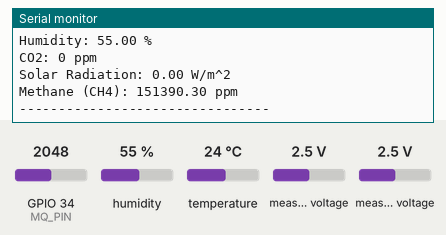
This sketch was run on a simulated ESP32. On the bench: the last lines printed to the serial monitor. Inputs (shaded band) come from the test bench; at power-on: humidity 55 %, measured voltage 2.5 V, GPIO 34 (MQ_PIN) = 2048, temperature 24 °C.

Above: at 1.3 s.
1.4 s: humidity set to 22 %
2.9 s: measured voltage (sensor 201) set to 0.1 V
4.4 s: GPIO 34 (MQ_PIN) set to 2866
At 5.8 s:
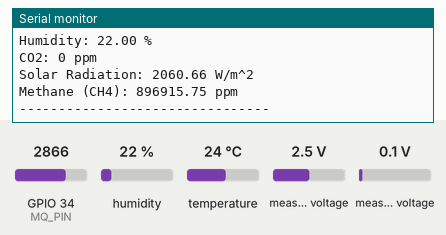
5.9 s: temperature set to 12 °C
7.4 s: GPIO 34 (MQ_PIN) set to 3972
8.9 s: humidity set to 40 %
At 11.2 s:
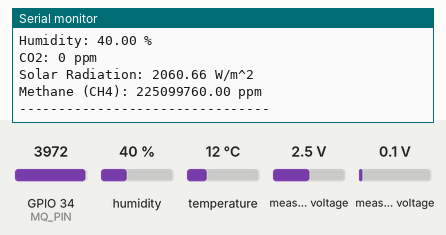

Measured:
- after the input at 4.4 s, the serial monitor: prints a new line after 1.1 s (image 1)
- after the input at 8.9 s, the serial monitor: prints a new line after 1.9 s (image 2)

The sketch:

environment_sensors.ino
```cpp
// =================================================================================
// LIBRARIES
// =================================================================================
#include <Wire.h>
#include <HardwareSerial.h>
#include "Adafruit_SHT31.h"
#include <Adafruit_ADS1X15.h>
#include <WiFi.h>

// =================================================================================
// SENSOR CONFIGURATION AND PINS
// =================================================================================

// MH-Z19C CO2 Sensor -------------------------------------------------------------
#define RXD2 16  // MH-Z19C TX -> ESP32 RX
#define TXD2 17  // MH-Z19C RX <- ESP32 TX
HardwareSerial mhz19(2); // Use UART2
byte readCO2[] = { 0xFF, 0x01, 0x86, 0x00, 0x00, 0x00, 0x00, 0x00, 0x79 };
byte autoCalibOff[] = { 0xFF, 0x01, 0x79, 0x00, 0x00, 0x00, 0x00, 0x00, 0x86 };

// SHT3x Temperature & Humidity Sensor -------------------------------------------
Adafruit_SHT31 sht3x = Adafruit_SHT31();

// Pyranometer (ADS1115) -----------------------------------------------------------
Adafruit_ADS1115 ads;
const float PYRANOMETER_CALIBRATION_FACTOR = 75.7; // µV per W/m²

// MQ-4 Methane (CH4) Sensor ------------------------------------------------------
#define MQ_PIN 34 // Analog pin for MQ sensor
#define RL_VALUE 5.0  // Load resistor value in kOhms for your MQ sensor module

// IMPORTANT: YOU MUST CALIBRATE THIS VALUE FOR YOUR SENSOR IN CLEAN AIR
#define RO_IN_CLEAN_AIR 26.0 // Base resistance of the sensor in clean air (kOhms).

// These values represent points on the CH4 sensitivity curve from the MQ-4 datasheet
// The curve is on a log-log scale. We use two points to calculate the line equation.
// Point 1: (200 ppm, Rs/Ro = 4.5)
const float CH4_LOG_POINT1_X = log10(200);
const float CH4_LOG_POINT1_Y = log10(4.5);
// Point 2: (10000 ppm, Rs/Ro = 0.7)
const float CH4_LOG_POINT2_X = log10(10000);
const float CH4_LOG_POINT2_Y = log10(0.7);

// Calculate the slope (m) and y-intercept (c) for the log-log line equation: y = mx + c
const float LOG_SLOPE = (CH4_LOG_POINT2_Y - CH4_LOG_POINT1_Y) / (CH4_LOG_POINT2_X - CH4_LOG_POINT1_X);
const float LOG_INTERCEPT = CH4_LOG_POINT1_Y - LOG_SLOPE * CH4_LOG_POINT1_X;


// =================================================================================
// WIFI AND WEB SERVER CONFIGURATION
// =================================================================================
const char* ssid = "Environment_Sensors";
const char* password = "password123";
WiFiServer server(80); // Web server will be on port 80

// Global structure to hold the latest sensor data
struct SensorData {
  float temperature;
  float humidity;
  float co2;
  float solar_radiation;
  float ch4_ppm;
} latestData;

// =================================================================================
// SENSOR READING FUNCTIONS
// =================================================================================

// --- Read CO2 from MH-Z19C ---
float readMHZ19C() {
  // Flush any old bytes from the UART buffer
  while (mhz19.available()) {
    mhz19.read();
  }

  int co2 = 0;
  // Send the command to read CO2 value
  mhz19.write(readCO2, 9);
  delay(100);

  if (mhz19.available()) {
    byte response[9];
    mhz19.readBytes(response, 9);
    // Check for valid response header
    if (response[0] == 0xFF && response[1] == 0x86) {
      co2 = response[2] * 256 + response[3];
    }
  }
  return (float)co2;
}

// --- Read Solar Radiation from Pyranometer ---
float readPyranometer() {
  int16_t adc0 = ads.readADC_Differential_0_1();
  // Convert ADC counts to voltage (7.8125 µV per bit for ±0.256V gain)
  float volts = adc0 * 0.0000078125;
  // Convert voltage (in Volts) to microvolts (µV) and then to W/m²
  float radiation = (volts * 1e6) / PYRANOMETER_CALIBRATION_FACTOR;
  return (radiation < 0) ? 0 : radiation;
}

// --- Calculate MQ-4 Sensor Resistance (Rs) ---
float getMQSensorResistance() {
  int adc_value = 0;
  // Take an average of 10 readings for stability
  for (int i = 0; i < 10; i++) {
      adc_value += analogRead(MQ_PIN);
      delay(5);
  }
  adc_value = adc_value / 10;

  // Convert the analog value to voltage
  float voltage = adc_value * (3.3 / 4095.0);

  // Calculate sensor resistance (Rs) using the voltage divider formula
  // Handle division by zero edge case
  if (voltage == 0) return 0;
  float Rs = (3.3 * RL_VALUE / voltage) - RL_VALUE;

  Serial.print("Sensor Resistance (Rs): ");
  Serial.println(Rs);

  return Rs;
}

// --- Calculate Methane (CH4) Concentration in PPM ---
float readCH4_ppm() {
  float Rs = getMQSensorResistance();
  if (Rs == 0) return 0;

  float Rs_Ro_ratio = Rs / RO_IN_CLEAN_AIR;

  // Calculate ppm using the log-log line equation derived from the datasheet
  // log10(ppm) = (log10(Rs/Ro) - c) / m
  float log_ppm = (log10(Rs_Ro_ratio) - LOG_INTERCEPT) / LOG_SLOPE;

  // Return the anti-log to get the ppm value
  return pow(10, log_ppm);
}

// --- Main function to update all sensor readings ---
void updateAllSensors() {
  latestData.temperature = sht3x.readTemperature();
  latestData.humidity = sht3x.readHumidity();
  latestData.co2 = readMHZ19C();
  latestData.solar_radiation = readPyranometer();
  latestData.ch4_ppm = readCH4_ppm();

  // Handle potential NaN (Not a Number) readings from the SHT sensor
  latestData.temperature = isnan(latestData.temperature) ? -99.9 : latestData.temperature;
  latestData.humidity = isnan(latestData.humidity) ? -99.9 : latestData.humidity;

  // Print to serial monitor for debugging
  Serial.println("--- Updated Sensor Readings ---");
  Serial.printf("Temperature: %.2f *C\n", latestData.temperature);
  Serial.printf("Humidity: %.2f %%\n", latestData.humidity);
  Serial.printf("CO2: %.0f ppm\n", latestData.co2);
  Serial.printf("Solar Radiation: %.2f W/m^2\n", latestData.solar_radiation);
  Serial.printf("Methane (CH4): %.2f ppm\n", latestData.ch4_ppm);
  Serial.println("--------------------------------\n");
}


// =================================================================================
// SETUP FUNCTION
// =================================================================================
void setup() {
  Serial.begin(115200);
  Serial.println("\n\n--- Sensor Hub Sender Initializing ---");

  // --- Initialize Sensors ---
  mhz19.begin(9600, SERIAL_8N1, RXD2, TXD2);
  delay(100);
  mhz19.write(autoCalibOff, 9); // Disable auto-calibration for MH-Z19C

  if (!sht3x.begin(0x44)) {
    Serial.println("Couldn't find SHT3x sensor");
    while (1) delay(1);
  }

  if (!ads.begin()) {
    Serial.println("Couldn't find ADS1115");
    while (1) delay(1);
  }
  ads.setGain(GAIN_SIXTEEN); // Set gain for pyranometer's small voltage output

  pinMode(MQ_PIN, INPUT);

  Serial.println("Sensors initialized.");
  Serial.println("Warming up sensors... (allow 5-10 mins for MQ sensor to stabilize)");

  // --- Initialize WiFi Access Point ---
  Serial.print("Setting up Access Point...");
  WiFi.softAP(ssid, password);

  IPAddress IP = WiFi.softAPIP();
  Serial.print(" AP Ready. IP address: ");
  Serial.println(IP);

  server.begin();
}


// =================================================================================
// MAIN LOOP
// =================================================================================
void loop() {
  // Update all sensor readings
  updateAllSensors();

  // Check if a client has connected
  WiFiClient client = server.available();
  if (client) {
    Serial.println("New client connected!");
    String currentLine = "";
    while (client.connected()) {
      if (client.available()) {
        char c = client.read();
        if (c == '\n') {
          if (currentLine.length() == 0) {

            // Create JSON response with the latest data
            String json = "{";
            json += "\"temperature\":" + String(latestData.temperature, 2) + ",";
            json += "\"humidity\":" + String(latestData.humidity, 2) + ",";
            json += "\"co2\":" + String(latestData.co2, 0) + ",";
            json += "\"solar_radiation\":" + String(latestData.solar_radiation, 2) + ",";
            json += "\"ch4_ppm\":" + String(latestData.ch4_ppm, 2);
            json += "}";

            // Send standard HTTP headers
            client.println("HTTP/1.1 200 OK");
            client.println("Content-type:application/json");
            client.println("Connection: close");
            client.println();

            // Send the JSON payload
            client.println(json);
            break; // Break out of the while loop
          } else {
            // Clear the line for the next one
            currentLine = "";
          }
        } else if (c != '\r') {
          // Add character to the current line
          currentLine += c;
        }
      }
    }
    // Close the connection
    client.stop();
    Serial.println("Client disconnected.");
  }

  // Wait before taking the next set of readings
  delay(5000);
}
```
